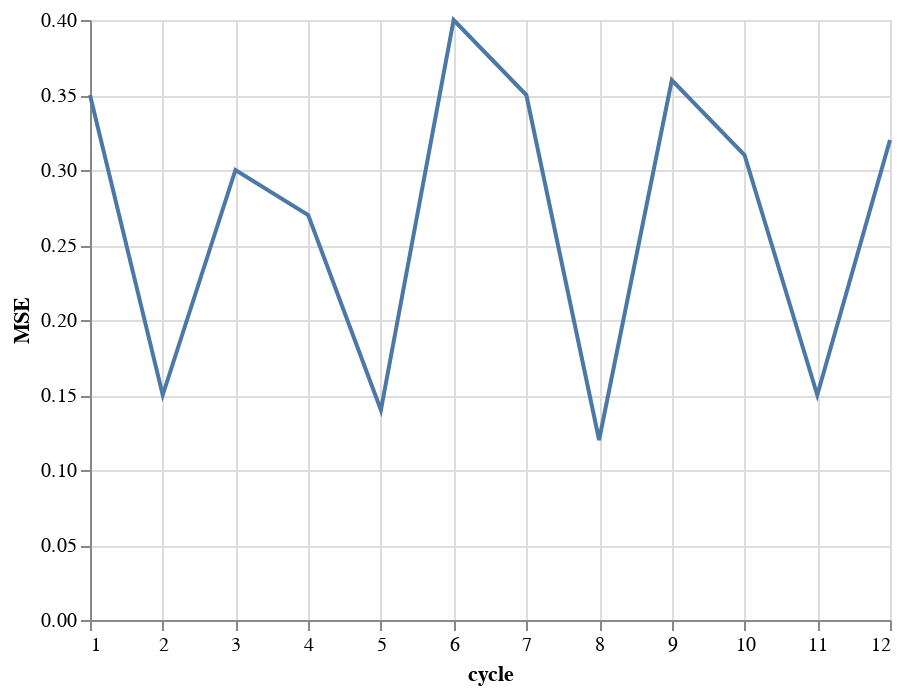

Source (notebook cell):
### Code cell
s = pd.DataFrame({"MSE": [0.35, 0.15, 0.30, 0.27, 0.14, 0.40, 0.35, 0.12, 0.36, 0.31, 0.15, 0.32],
                  "cycle": np.arange(1, 13)})
alt.Chart(s).mark_line().encode(x="cycle", y="MSE")

### Figure 1 — Vega-Lite specification as saved in the notebook (floating-point values rounded to 4 significant figures)
{"config": {"view": {"continuousWidth": 400, "continuousHeight": 300}}, "data": {"name": "data-2fb8460af59365532c40b2d7e4fe648a"}, "mark": "line", "encoding": {"x": {"type": "quantitative", "field": "cycle"}, "y": {"type": "quantitative", "field": "MSE"}}, "$schema": "https://vega.github.io/schema/vega-lite/v4.0.2.json", "datasets": {"data-2fb8460af59365532c40b2d7e4fe648a": [{"MSE": 0.35, "cycle": 1}, {"MSE": 0.15, "cycle": 2}, {"MSE": 0.3, "cycle": 3}, {"MSE": 0.27, "cycle": 4}, {"MSE": 0.14, "cycle": 5}, {"MSE": 0.4, "cycle": 6}, {"MSE": 0.35, "cycle": 7}, {"MSE": 0.12, "cycle": 8}, {"MSE": 0.36, "cycle": 9}, {"MSE": 0.31, "cycle": 10}, {"MSE": 0.15, "cycle": 11}, {"MSE": 0.32, "cycle": 12}]}}
